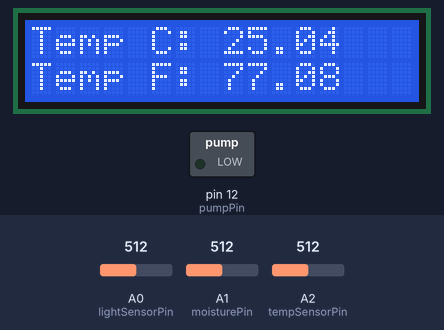
The sketch below on a simulated Arduino Uno, built with avr-gcc and run on an emulated ATmega328P. Parts: 16×2 character LCD, switched loads named in the sketch (green lamp = pin HIGH). The test bench sets the inputs (shaded band); at power-on: A1 (moisturePin) = 512, A0 (lightSensorPin) = 512, A2 (tempSensorPin) = 512.

Above: at 1.2 s.
1.3 s: A1 (moisturePin) set to 666
At 6.9 s:
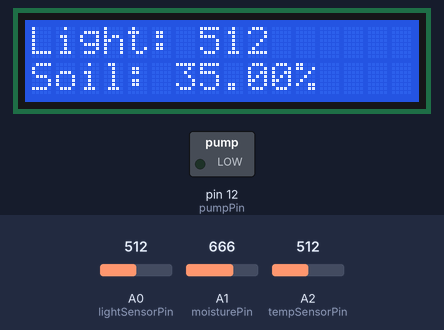
10.7 s: A1 (moisturePin) set to 690
At 17.4 s:
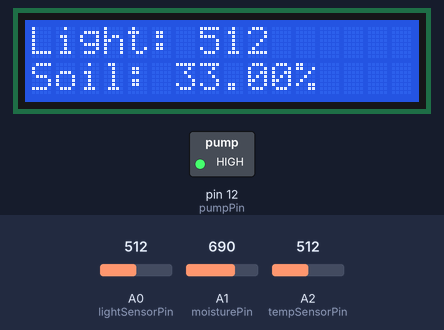
20.1 s: A0 (lightSensorPin) set to 716
At 29.2 s:
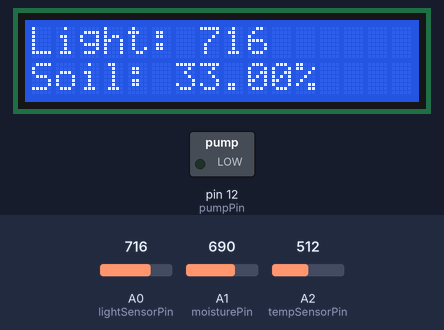
29.5 s: A2 (tempSensorPin) set to 716
At 34.1 s:
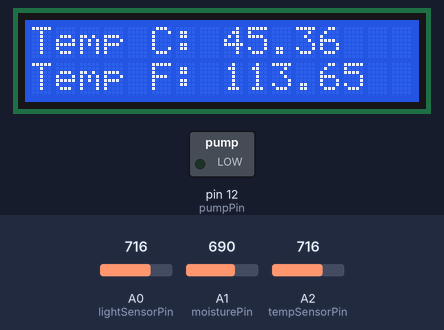
37.1 s: A0 (lightSensorPin) set to 900
At 43.9 s:
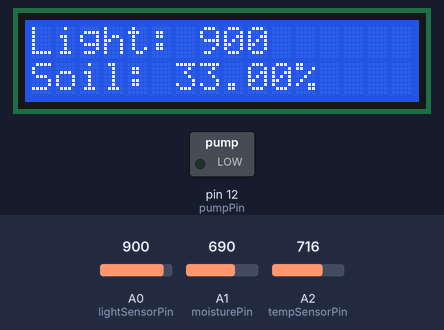
46.2 s: A2 (tempSensorPin) set to 900
At 48.7 s:
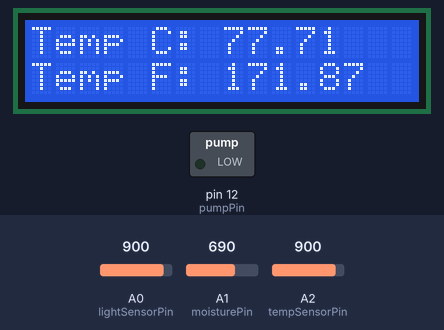
Timing chart, 0 to 52.3 s (numbered marks = the images above; inputs shaded):
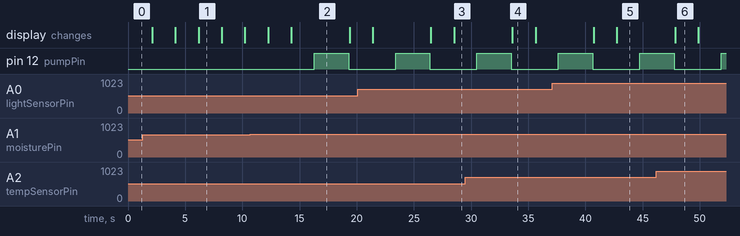

The sketch:

plant_monitor.ino
```cpp
#include <Wire.h>
#include <LiquidCrystal_I2C.h>


LiquidCrystal_I2C lcd(0x27, 16, 2);  // Initializes LCD at address 0x27 for a 16x2 display


const int lightSensorPin = A0;  // Light sensor
const int moisturePin = A1;     // Soil moisture sensor
const int tempSensorPin = A2;   // NTC thermistor
const int pumpPin = 12;         // Pump


// Constants for temperature calculation
const float beta = 3950.0;               // NTC thermistor's Beta value
const float seriesResistor = 10000;      // Series resistor value (ohms)
const float roomTempResistance = 10000;  // NTC resistance at 25°C
const float roomTemp = 25 + 273.15;      // Room temperature in Kelvin


void setup() {
  pinMode(pumpPin, OUTPUT);  // Sets the pump pin as output
  lcd.init();                // Initializes LCD display
  lcd.backlight();           // Turns on LCD backlight for visibility
}


void loop() {
  // Read sensors
  int tempValue = analogRead(tempSensorPin);
  int lightValue = analogRead(lightSensorPin);
  int moistureValue = analogRead(moisturePin);


  // Calculate soil moisture percentage
  float moisturePercent = map(moistureValue, 0, 1023, 100, 0);


  // Calculate temperature in Celsius
  float resistance = (1023.0 / tempValue - 1) * seriesResistor;
  float tempK = 1 / (log(resistance / roomTempResistance) / beta + 1 / roomTemp);
  float tempC = tempK - 273.15;
  float tempF = tempC * 9.0 / 5.0 + 32.0;


  // Display Temperature
  lcd.clear();
  lcd.setCursor(0, 0);
  lcd.print("Temp C: ");
  lcd.print(tempC);
  lcd.setCursor(0, 1);
  lcd.print("Temp F: ");
  lcd.print(tempF);
  delay(2000);


  // Display light and soil moisture
  lcd.clear();
  lcd.setCursor(0, 0);
  lcd.print("Light: ");
  lcd.print(lightValue);
  lcd.setCursor(0, 1);
  lcd.print("Soil: ");
  lcd.print(moisturePercent);
  lcd.print("%");
  delay(2000);


  // Control pump if soil moisture is below 35%
  if (moisturePercent < 35) {
    digitalWrite(pumpPin, HIGH);  // Turn on pump
    delay(3000);
    digitalWrite(pumpPin, LOW);  // Turn off pump
    lcd.init(); // Reinitialize LCD to prevent display corruption
  }
}
```

Measured:
- the behaviour switches between 675 and 676 on A1 (moisturePin) (found by bisection; images 1 and 2)
- after the input at 1.3 s, the display: first differs from a run without the input after 4.9 s (image 1)
- after the input at 10.7 s, pin 12 (pumpPin): LOW → HIGH after 5.6 s, → LOW 3.0 s later; the display: first differs from a run without the input after 3.6 s (image 2)
- after the input at 20.1 s, the display: first differs from a run without the input after 8.4 s (image 3)
- after the input at 29.5 s, the display: changes after 4.1 s (image 4)
- after the input at 37.1 s, the display: first differs from a run without the input after 5.7 s (image 5)
- after the input at 46.2 s, the display: changes after 1.7 s (image 6)
